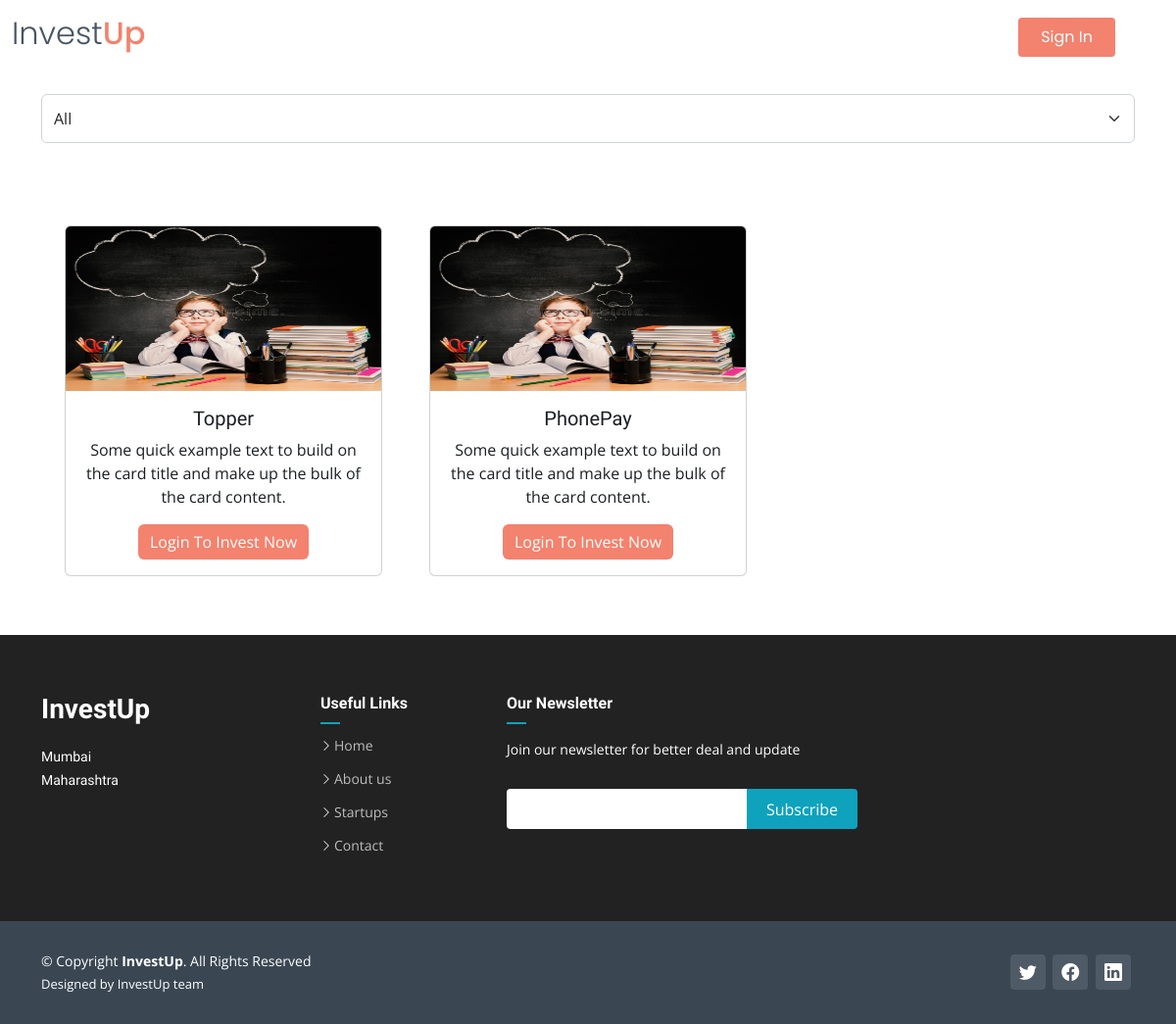
/Website/start-up.php, run on the app's committed database.
### tables this page shows
CREATE TABLE `startup` (
  `id` int(11) NOT NULL,
  `name` varchar(255) NOT NULL,
  `description` mediumtext NOT NULL,
  `type` varchar(255) NOT NULL,
  `image` varchar(255) NOT NULL,
  `email` varchar(255) NOT NULL,
   
  `founded` varchar(100)  DEFAULT '2020',
  `documents` varchar(255)  DEFAULT 'https://tyke-startup-bucket.s3.ap-south-1.amazonaws.com/PRISTLE%20PRODUCTS%20PRIVATE%20LIMITED/CERTIFICATE%20OF%20INCORPORATION%20-%20Robin%20Chopra.PDF',
  `youtube` varchar(255)  DEFAULT 'https://www.youtube.com/watch?v=td6PKkkxQC4&embeds_euri=https%3A%2F%2Ftykeinvest.com%2F&source_ve_path=MjM4NTE&feature=emb_title',
  `target` int(11)  DEFAULT '100000',
   `min_subscription` int(11)  DEFAULT '500',
   `valuation_cap` int(11)  DEFAULT '100000'
);

### Website/start-up.php (the view, shortened to what this page needs)
<?php include 'header.php'; ?>
  <main id="main" style="margin-top: 8vw;">
    <div class="container">
      <select class="form-select" aria-label="Default select example" id="StartUp" onchange="filter();" style="padding:1vw;">
        <option selected>All</option>
      </select>
    </div>
      <div class="container" style="margin-top:6vw;margin-bottom: 4vw;">
        <div class="row text-center" style="margin:0 auto;">
          <?php
            $getStartup = mysqli_query($conn, "select * from startup");
            while($row = mysqli_fetch_array($getStartup)){
          ?>
          <div class="col-4 <?php echo $row['type']; ?>">
            <div class="card" style="margin:1vw;">
              <img src="../Admin/<?php echo $row['image']; ?>" class="card-img-top" alt="..." style="height:14vw;">
              <div class="card-body">
                <h5 class="card-title"><?php echo $row['name']; ?></h5>
                <p class="card-text"><?php echo $row['description']; ?></p>
                <?php
                  if(isset($_SESSION['user_email'])  ){
                ?>
                <?php if($_SESSION['user_email'] == $row['email']){ ?>
                <a href="#" class="btn btn-primary disabled" >Invest Now</a>
                <?php } else { ?>
                  <a href="invest.php?startup=<?php echo $row['id'] ?>&email=<?php echo $row['email'] ?>" class="btn btn-primary " >Invest Now</a>
                <?php } ?>
                <?php } else { ?>
                <a href="signup.php" class="btn btn-primary">Login To Invest Now</a>
                <?php } ?>
              </div>
            </div>
          </div>
          <?php } ?>
        </div>
      </div>
<?php include 'footer.php'; ?>

### Website/header.php (shortened to what this page needs)
<!DOCTYPE html>
<html lang="en">
<head>
  <link href="assets/vendor/bootstrap/css/bootstrap.min.css" rel="stylesheet">
  <link href="assets/vendor/bootstrap-icons/bootstrap-icons.css" rel="stylesheet">
  <link href="assets/vendor/aos/aos.css" rel="stylesheet">
  <link href="assets/vendor/glightbox/css/glightbox.min.css" rel="stylesheet">
  <link href="assets/vendor/swiper/swiper-bundle.min.css" rel="stylesheet">
  <link href="assets/css/variables.css" rel="stylesheet">
  <link href="assets/css/main.css" rel="stylesheet">
</head>
<body>
  <header id="header" class="header fixed-top" data-scrollto-offset="0">
    <div class="container-fluid d-flex align-items-center justify-content-between">
      <a href="index.php" class="logo d-flex align-items-center scrollto me-auto me-lg-0">
        <h1>Invest<span>Up</span></h1>
      </a>
      <?php if (isset($_SESSION["user_email"])) { ?>
        <a class="btn-getstarted scrollto" href="logout.php"> Logout </a>
        <?php
      } else { ?>
        <a class="btn-getstarted scrollto" href="signup.php">Sign In</a>
        <?php
      } ?>
    </div>
  </header>

### Website/footer.php (shortened to what this page needs)
<footer id="footer" class="footer">
<div class="footer-content">
  <div class="container">
    <div class="row">
      <div class="col-lg-3 col-md-6">
        <div class="footer-info">
          <h3>InvestUp</h3>
          <p>
            Mumbai<br>
            Maharashtra<br><br>
          </p>
        </div>
      </div>
      <div class="col-lg-2 col-md-6 footer-links">
        <h4>Useful Links</h4>
        <ul>
          <li><i class="bi bi-chevron-right"></i> <a href="#">Home</a></li>
          <li><i class="bi bi-chevron-right"></i> <a href="#">About us</a></li>
          <li><i class="bi bi-chevron-right"></i> <a href="#">Startups</a></li>
          <li><i class="bi bi-chevron-right"></i> <a href="#">Contact</a></li>
        </ul>
      </div>
      <div class="col-lg-4 col-md-6 footer-newsletter">
        <h4>Our Newsletter</h4>
        <p>Join our newsletter for better deal and update</p>
        <form action="" method="post">
          <input type="email" name="email"><input type="submit" value="Subscribe">
        </form>
      </div>
    </div>
  </div>
</div>
<div class="footer-legal text-center">
  <div class="container d-flex flex-column flex-lg-row justify-content-center justify-content-lg-between align-items-center">
    <div class="d-flex flex-column align-items-center align-items-lg-start">
      <div class="copyright">
        &copy; Copyright <strong><span>InvestUp</span></strong>. All Rights Reserved
      </div>
      <div class="credits">
        Designed by InvestUp team</a>
      </div>
    </div>
    <div class="social-links order-first order-lg-last mb-3 mb-lg-0">
      <a href="#" class="twitter"><i class="bi bi-twitter"></i></a>
      <a href="#" class="facebook"><i class="bi bi-facebook"></i></a>
      <a href="#" class="linkedin"><i class="bi bi-linkedin"></i></a>
    </div>
  </div>
</div>
</footer>
</body>
</html>

### Website/assets/css/variables.css (style rules this page uses)
:root { --font-default: 'Open Sans', system-ui, -apple-system, "Segoe UI", Roboto, "Helvetica Neue", Arial, "Noto Sans", "Liberation Sans", sans-serif, "Apple Color Emoji", "Segoe UI Emoji", "Segoe UI Symbol", "Noto Color Emoji"; --font-primary: 'Source Sans Pro', sans-serif; --font-secondary: 'Poppins', sans-serif; --color-default: #1a1f24; --color-default-rgb: 26, 31, 36; --color-links: #0ea2bd; --color-links-hover: #1ec3e0; --color-primary: #0ea2bd; --color-primary-light: #1ec3e0; --color-primary-dark: #0189a1; --color-primary-rgb: 14, 162, 189; --color-primary-light-rgb: 30, 195, 224; --color-primary-dark-rgb: 1, 137, 161; --color-secondary: #485664; --color-secondary-light: #8f9fae; --color-secondary-dark: #3a4753; --color-secondary-rgb: 72, 86, 100; --color-secondary-light-rgb: 143, 159, 174; --color-secondary-dark-rgb: 58, 71, 83; --color-blue: #0d6efd; --color-blue-rgb: 13, 110, 253; --color-indigo: #6610f2; --color-indigo-rgb: 102, 16, 242; --color-purple: #6f42c1; --color-purple-rgb: 111, 66, 193; --color-pink: #f3268c; --color-pink-rgb: 243, 38, 140; --color-red: #df1529; --color-red-rgb: 223, 21, 4; --color-orange: #fd7e14; --color-orange-rgb: 253, 126, 20; --color-yellow: #ffc107; --color-yellow-rgb: 255, 193, 7; --color-green: #059652; --color-green-rgb: 5, 150, 82; --color-teal: #20c997; --color-teal-rgb: 32, 201, 151; --color-cyan: #0dcaf0; --color-cyan-rgb: 13, 202, 240; --color-white: #ffffff; --color-white-rgb: 255, 255, 255; --color-gray: #6c757d; --color-gray-rgb: 108, 117, 125; --color-black: #000000; --color-black-rgb: 0, 0, 0; }
:root { --bs-blue: var(--color-blue); --bs-indigo: var(--color-indigo); --bs-purple: var(--color-purple); --bs-pink: var(--color-pink); --bs-red: var(--color-red); --bs-orange: var(--color-orange); --bs-yellow: var(--color-yellow); --bs-green: var(--color-green); --bs-teal: var(--color-teal); --bs-cyan: var(--color-cyan); --bs-white: var(--color-white); --bs-gray: var(--color-gray); --bs-gray-dark: #343a40; --bs-gray-100: #f8f9fa; --bs-gray-200: #e9ecef; --bs-gray-300: #dee2e6; --bs-gray-400: #ced4da; --bs-gray-500: #adb5bd; --bs-gray-600: #6c757d; --bs-gray-700: #495057; --bs-gray-800: #343a40; --bs-gray-900: #212529; --bs-primary: var(--color-blue); --bs-secondary: var(--color-blue); --bs-success: #198754; --bs-info: #0dcaf0; --bs-warning: #ffc107; --bs-danger: #dc3545; --bs-light: #f8f9fa; --bs-dark: #212529; --bs-primary-rgb: var(--color-primary-rgb); --bs-secondary-rgb: var(--color-secondary-rgb); --bs-success-rgb: 25, 135, 84; --bs-info-rgb: 13, 202, 240; --bs-warning-rgb: 255, 193, 7; --bs-danger-rgb: 220, 53, 69; --bs-light-rgb: 248, 249, 250; --bs-dark-rgb: 33, 37, 41; --bs-white-rgb: var(--color-white-rgb); --bs-black-rgb: var(--color-black-rgb); --bs-body-color-rgb: var(--color-default-rgb); --bs-body-bg-rgb: 255, 255, 255; --bs-font-sans-serif: var(--font-default); --bs-font-monospace: SFMono-Regular, Menlo, Monaco, Consolas, "Liberation Mono", "Courier New", monospace; --bs-gradient: linear-gradient(180deg, rgba(255, 255, 255, 0.15), rgba(255, 255, 255, 0)); --bs-body-font-family: var(--font-default); --bs-body-font-size: 1rem; --bs-body-font-weight: 400; --bs-body-line-height: 1.5; --bs-body-color: var(--color-default); --bs-body-bg: #fff; }

### Website/start-up.php (style rules this page uses)
.btn { background-color: #f3826e !important; border: none; }

### data on the page
startup: image (picture), name "Topper", description "Some quick example text to build on the card title and make up the bulk of the card content."
startup: image (picture), name "PhonePay", description "Some quick example text to build on the card title and make up the bulk of the card content."
